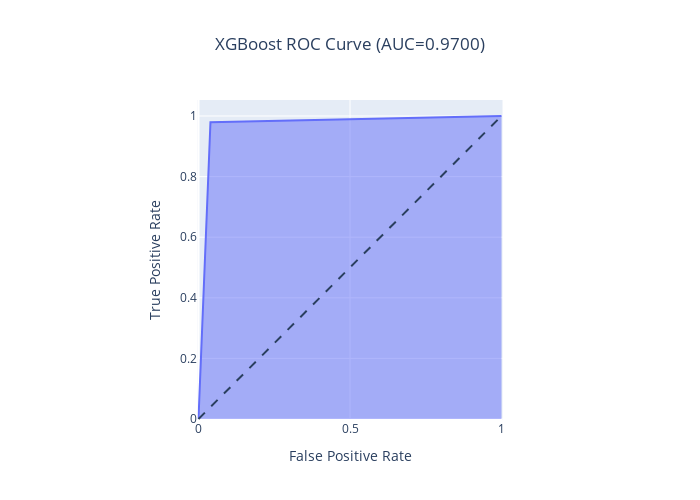

Write notebook code for a chart like this one.
### Code cell
fpr, tpr, thresholds = roc_curve(y_test, y_pred_xgb)

fig = px.area(
    x=fpr, y=tpr,
    title=f'XGBoost ROC Curve (AUC={auc(fpr, tpr):.4f})',
    labels=dict(x='False Positive Rate', y='True Positive Rate'),
    width=700, height=500
)
fig.add_shape(
    type='line', line=dict(dash='dash'),
    x0=0, x1=1, y0=0, y1=1
)

fig.update_layout(title_x=0.5)
fig.update_yaxes(scaleanchor="x", scaleratio=1)
fig.update_xaxes(constrain='domain')
fig.show()

### Figure 1 — Plotly figure (JSON) as saved in the notebook; plotly's stock layout.template omitted (floating-point values rounded to 4 significant figures)
{"data": [{"fillpattern": {"shape": ""}, "hovertemplate": "False Positive Rate=%{x}<br>True Positive Rate=%{y}<extra></extra>", "legendgroup": "", "line": {"color": "#636efa"}, "marker": {"symbol": "circle"}, "mode": "lines", "name": "", "orientation": "v", "showlegend": false, "stackgroup": "1", "type": "scatter", "x": [0, 0.03946, 1], "xaxis": "x", "y": [0, 0.9794, 1], "yaxis": "y"}], "layout": {"height": 500, "legend": {"tracegroupgap": 0}, "shapes": [{"line": {"dash": "dash"}, "type": "line", "x0": 0, "x1": 1, "y0": 0, "y1": 1}], "title": {"text": "XGBoost ROC Curve (AUC=0.9700)", "x": 0.5}, "width": 700, "xaxis": {"anchor": "y", "constrain": "domain", "domain": [0, 1], "title": {"text": "False Positive Rate"}}, "yaxis": {"anchor": "x", "domain": [0, 1], "scaleanchor": "x", "scaleratio": 1, "title": {"text": "True Positive Rate"}}}}
